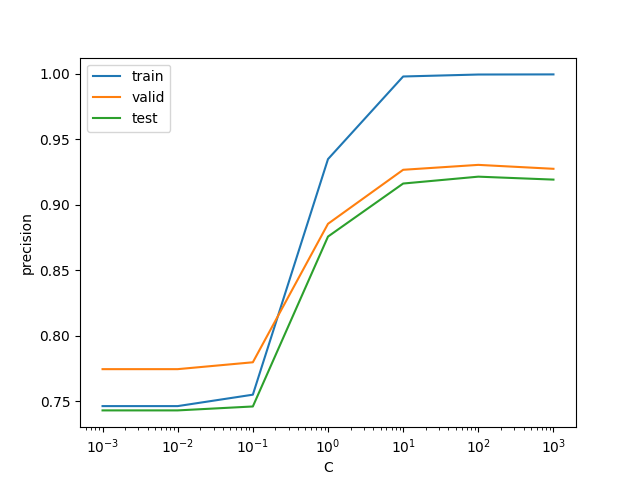

Recreate this plot in Python.
import joblib
import matplotlib.pyplot as plt
from sklearn.linear_model import LogisticRegression
from sklearn.metrics import accuracy_score
import pandas as pd
from tqdm import tqdm


train_X = pd.read_table('train.feature.txt')
train_y = pd.read_table('train.label.txt')

valid_X = pd.read_table('valid.feature.txt')
valid_y = pd.read_table('valid.label.txt')

test_X = pd.read_table('test.feature.txt')
test_y = pd.read_table('test.label.txt')


Cs = [0.001, 0.01, 0.1, 1, 10, 100, 1000]
train_results = []
valid_results = []
test_results = []
for C in tqdm(Cs):
    lr = LogisticRegression(random_state=0, C=C)
    lr.fit(train_X, train_y['CATEGORY'])
    predicts_train = lr.predict(train_X)
    predicts_valid = lr.predict(valid_X)
    predicts_test = lr.predict(test_X)

    train_results.append(accuracy_score(train_y, predicts_train))
    valid_results.append(accuracy_score(valid_y, predicts_valid))
    test_results.append(accuracy_score(test_y, predicts_test))


ax = plt.gca()
ax.set_xlabel('C')
ax.set_ylabel('precision')
ax.set_xscale('log')
ax.plot(Cs, train_results, label='train')
ax.plot(Cs, valid_results, label='valid')
ax.plot(Cs, test_results, label='test')
ax.legend()

plt.savefig('58.png')
